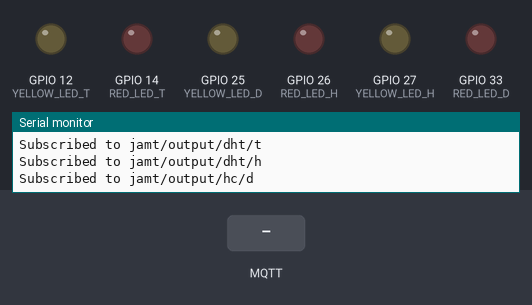
This sketch was run on a simulated ESP32. On the bench: output pins drawn as LEDs (lit = HIGH), the last lines printed to the serial monitor. The test bench sets the inputs (shaded band). WiFi joins after 1.5 s; servers stay silent unless stated; no MQTT or app messages arrive unless stated.

Above: at 2.8 s.
2.9 s: MQTT message "5" arrives on the first subscribed topic
At 3.9 s:
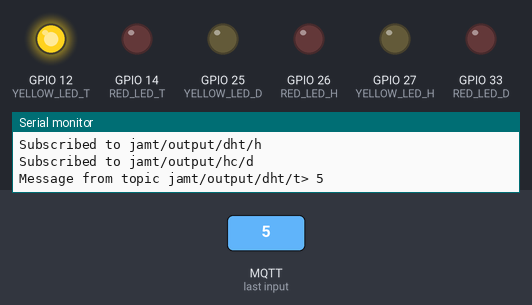
4.4 s: MQTT message "5" arrives on the second subscribed topic
At 5.1 s:
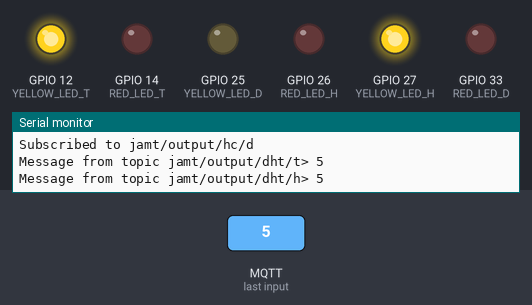
5.9 s: MQTT message "5" arrives on the third subscribed topic
At 6.2 s:
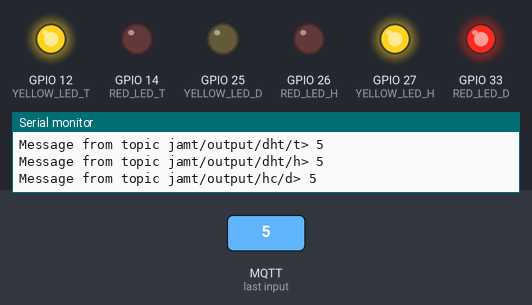
7.4 s: MQTT message "90" arrives on the first subscribed topic
At 8.5 s:
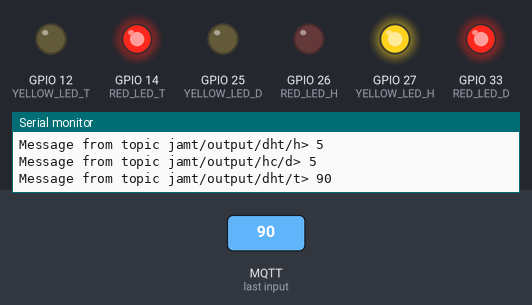
8.9 s: MQTT message "90" arrives on the second subscribed topic
At 9.7 s:
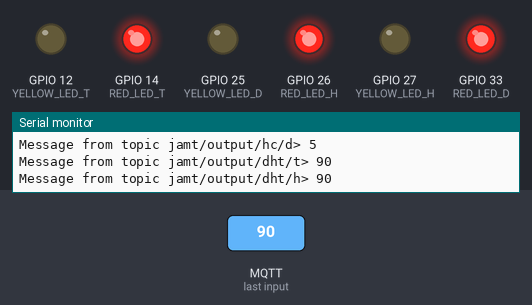
10.4 s: MQTT message "1" arrives on the first subscribed topic
At 10.8 s:
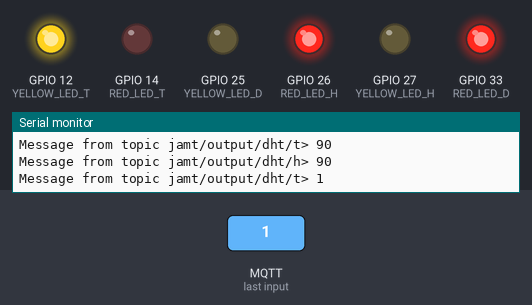
Timing chart, 0 to 12.9 s (numbered marks = the images above; inputs shaded):
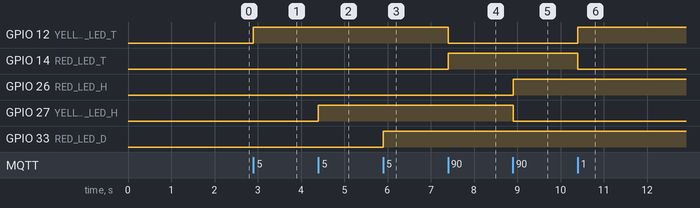

Measured:
- after the input at 2.9 s, GPIO 12 (YELLOW_LED_T): LOW → HIGH at once
- after the input at 4.4 s, GPIO 27 (YELLOW_LED_H): LOW → HIGH at once
- after the input at 5.9 s, GPIO 33 (RED_LED_D): LOW → HIGH at once
- after the input at 7.4 s, GPIO 12 (YELLOW_LED_T): HIGH → LOW at once; GPIO 14 (RED_LED_T): LOW → HIGH at once
- after the input at 8.9 s, GPIO 26 (RED_LED_H): LOW → HIGH at once; GPIO 27 (YELLOW_LED_H): HIGH → LOW at once
- after the input at 10.4 s, GPIO 12 (YELLOW_LED_T): LOW → HIGH at once; GPIO 14 (RED_LED_T): HIGH → LOW at once

The sketch:

ActuadorP3.ino
```cpp
#include <WiFi.h>
#include <PubSubClient.h>

const char *WIFI_SSID = "TECHLAB";
const char *WIFI_PASS = "catolica11";

const char * MQTT_BROKER = "broker.hivemq.com";
const int MQTT_BROKER_PORT = 1883;

const char * MQTT_CLIENT_ID = "adriel.mounzon@ucb.edu.bo";

const char * SUBSCRIBE_TOPIC_DHT_T = "jamt/output/dht/t";
const char * SUBSCRIBE_TOPIC_DHT_H = "jamt/output/dht/h";
const char * SUBSCRIBE_TOPIC_HC_D = "jamt/output/hc/d";

//Leds
int RED_LED_D = 33;
int YELLOW_LED_D = 25;

int RED_LED_H = 26;
int YELLOW_LED_H = 27;

int RED_LED_T = 14;
int YELLOW_LED_T = 12;

WiFiClient wiFiClient;
PubSubClient mqttClient(wiFiClient);

void callback(const char * topic, byte * payload, unsigned int lenght) {
  String message;
  for (int i = 0; i < lenght; i++) {
    message += String((char) payload[i]);
  }
    if (String(topic) == SUBSCRIBE_TOPIC_HC_D) { //its distance
  Serial.println("Message from topic " + String(topic) + "> " + message);

    if (message.toFloat() >= 5.0) {
      digitalWrite(RED_LED_D, HIGH);
      digitalWrite(YELLOW_LED_D, LOW);
    } else {
      digitalWrite(RED_LED_D, LOW);
      digitalWrite(YELLOW_LED_D, HIGH);
    }
  } else if (String(topic) == SUBSCRIBE_TOPIC_DHT_T) { //its temperature
    Serial.println("Message from topic " + String(topic) + "> " + message);

    if (message.toFloat() >= 28) {
      digitalWrite(RED_LED_T, HIGH);
      digitalWrite(YELLOW_LED_T, LOW);
    } else {
      digitalWrite(RED_LED_T, LOW);
      digitalWrite(YELLOW_LED_T, HIGH);
    }
  }
  else if (String(topic) == SUBSCRIBE_TOPIC_DHT_H) { //its humidity
  Serial.println("Message from topic " + String(topic) + "> " + message);

    if (message.toFloat() > 32.0) {
      digitalWrite(RED_LED_H, HIGH);
      digitalWrite(YELLOW_LED_H, LOW);
    } else {
      digitalWrite(RED_LED_H, LOW);
      digitalWrite(YELLOW_LED_H, HIGH);
    }
  }
}

boolean mqttClientConnect() {
  Serial.println("Connecting to " + String(MQTT_BROKER));
  if (mqttClient.connect(MQTT_CLIENT_ID)) {
        Serial.println("Connected to " + String(MQTT_BROKER));

    mqttClient.subscribe(SUBSCRIBE_TOPIC_DHT_T);
    Serial.println("Subscribed to " + String(SUBSCRIBE_TOPIC_DHT_T));

    mqttClient.subscribe(SUBSCRIBE_TOPIC_DHT_H);
    Serial.println("Subscribed to " + String(SUBSCRIBE_TOPIC_DHT_H));

    mqttClient.subscribe(SUBSCRIBE_TOPIC_HC_D);
    Serial.println("Subscribed to " + String(SUBSCRIBE_TOPIC_HC_D));
  } else {
    Serial.println("Can't connect to " + String(MQTT_BROKER));
  }
  return mqttClient.connected();
}

void setup() {
  pinMode(RED_LED_T, OUTPUT);
  pinMode(YELLOW_LED_T, OUTPUT);
  pinMode(RED_LED_H, OUTPUT);
  pinMode(YELLOW_LED_H, OUTPUT);
  pinMode(RED_LED_D, OUTPUT);
  pinMode(YELLOW_LED_D, OUTPUT);

  Serial.begin(115200);
  Serial.println("Connecting to " + String(WIFI_SSID));

  WiFi.begin(WIFI_SSID, WIFI_PASS);
  while (WiFi.status() != WL_CONNECTED) {
    delay(200);
    Serial.print(".");
  }
  Serial.println("Connected to " + String(WIFI_SSID));

  mqttClient.setServer(MQTT_BROKER, MQTT_BROKER_PORT);
  mqttClient.setCallback(callback);
}

void loop() {

  if (!mqttClient.connected()) {
    mqttClientConnect();
  }
  else {
    mqttClient.loop();
  }
}
```
